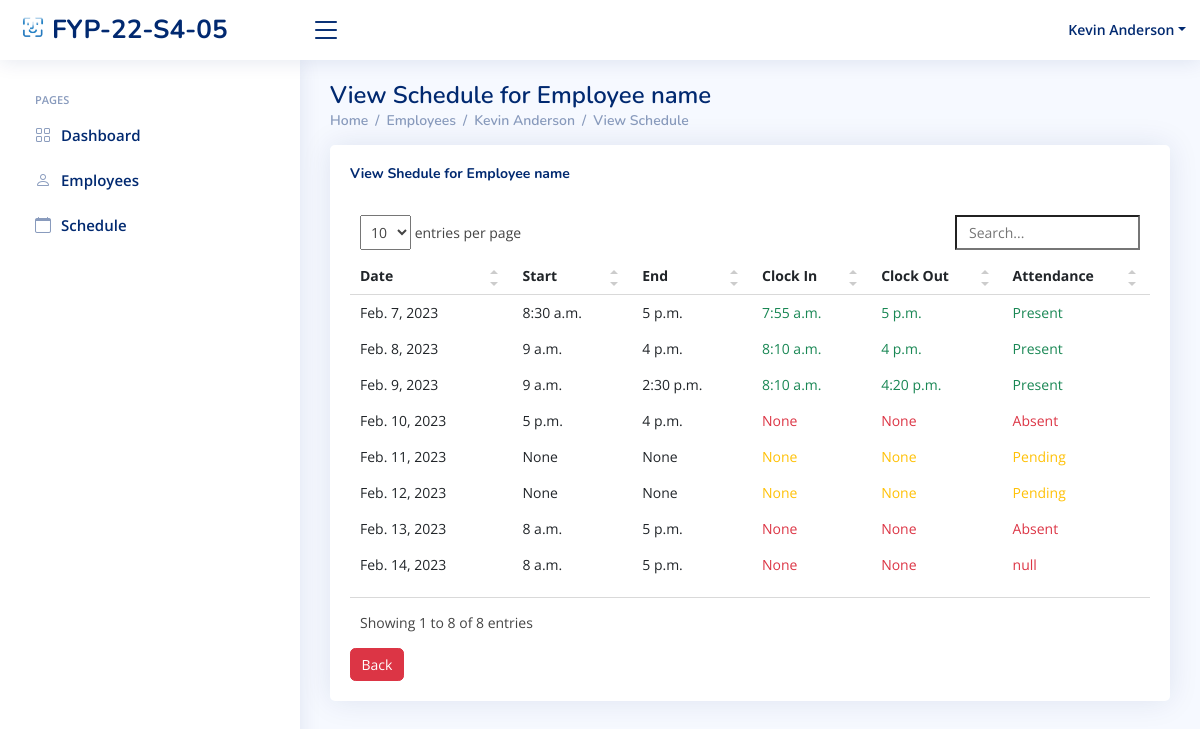
Before: /HR/Employee/Schedule/8/ (signed in) with the older database file.
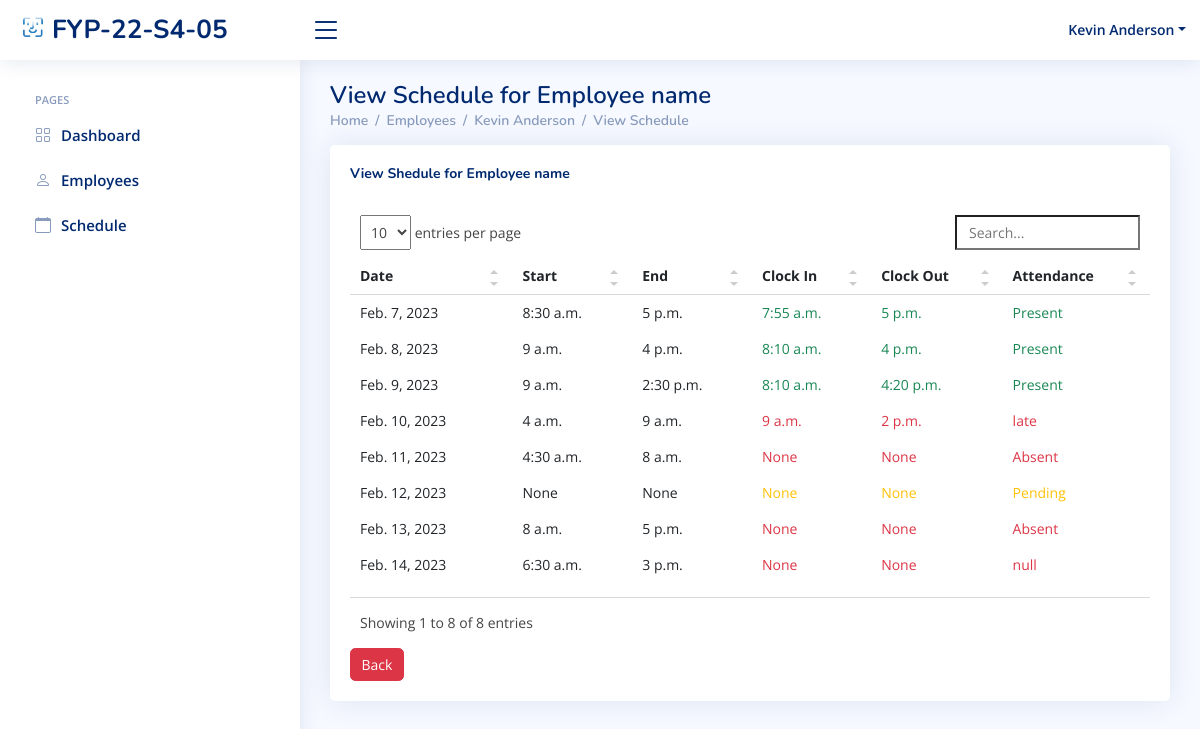
After: the same page with the newer database file.
### index/models.py (models this page shows, shortened)
class Employee(models.Model):
	Employee_ID = models.IntegerField(primary_key=True)
	Full_Name = models.CharField(max_length=100)
	Job_Title = models.CharField(max_length=100)
	Phone_Number = models.CharField(max_length=100)
	salt = models.CharField(max_length=50, null=True)
	Email_Address = models.EmailField()
	Role = models.ForeignKey(Role, on_delete=models.CASCADE)
	Profile_Image = models.ImageField(null=True,blank=True, upload_to='profile_pics/')
	Password = models.CharField(max_length=256)
	Start_Date = models.DateField(auto_now_add=True)

class WorkSchedule(models.Model):
	WorkSchedule_id = models.BigAutoField(primary_key=True)
	Employee = models.ForeignKey(Employee,on_delete=models.DO_NOTHING)
	InTime = models.TimeField(max_length=256, null=True, blank=True)
	OutTime = models.TimeField(max_length=256, null=True, blank=True)
	Mark = models.CharField(max_length=256,null=True)
	StartDate = models.DateField()
	StartTime = models.TimeField(null=True)
	EndTime = models.TimeField(null=True)
	class Meta:
		db_table = 'WorkSchedule'

### index/views/HR.py (the view)
# urls.py: path('HR/Employee/Schedule/<int:Editempid>/', HR.Employee_View_Schedule, name='EmployeeSchedule'),
def Employee_View_Schedule(request,Editempid):
	if 'Employee_ID' in request.session:
		currentEmployee = Employee.objects.get(Employee_ID=request.session['Employee_ID'])
		Emp = Employee.objects.get(Employee_ID=Editempid)
		Emp_Atten = WorkSchedule.objects.filter(Employee_id=Editempid).filter(StartDate__lte=currentDate).order_by('StartDate')
		context={
		'Employee_ID': currentEmployee.Employee_ID,
		'Job_Title': currentEmployee.Job_Title,
		'Full_Name': currentEmployee.Full_Name,
		"Emp_id" :Emp.Employee_ID,
		'Name' : Emp.Full_Name,
		'AttenData':Emp_Atten,
		}
		return render(request, 'HR/employees-view-schedule.html',context)

### templates/HR/employees-view-schedule.html (shortened to what this page needs)
{% extends "index/base.html" %}
{% load static %}
{% block content %}
{% include 'HR/HR_base.html'%}
  <main id="main" class="main">
    <div class="pagetitle">
      <h1>View Schedule for Employee name</h1>
      <nav>
        <ol class="breadcrumb">
          <li class="breadcrumb-item"><a href="{% url 'HR_home' %}">Home</a></li>
          <li class="breadcrumb-item "><a href="{% url 'EmployeesPage' %}">Employees</a></li>
          <li class="breadcrumb-item"><a href="javascript:" onclick='setGetParameter( "{{ Emp_id}} ")'>{{ Name }}</a></li>
            <li class="breadcrumb-item active"><a href="{% url 'EmployeeSchedule' Emp_id %}">View Schedule</a></li>
        </ol>
      </nav>
    </div>
    <section class="section">
      <div class="row">
        <div class="col-lg-12">
          <div class="card recent-sales overflow-auto">
            <div class="card-body">
              <div class="col-lg-12 align-items-center justify-content-center card-title">
                <h5 class="float-start"><b>View Shedule for Employee name</b></h5>
                <br>
              </div>
              <table class="table table-borderless datatable">
                <thead>
                  <tr>
                    <th scope="col">Date</th>
                    <th scope="col">Start</th>
                    <th scope="col">End</th>
                    <th scope="col">Clock In</th>
                    <th scope="col">Clock Out</th>
                    <th scope="col">Attendance</th>
                  </tr>
                </thead>
                <tbody id="bodyitem">
                  {% for Atten in AttenData %}
                  <tr onclick="document.location ='{% url 'EmployeeStatus' Emp_id %}'">
                    <td>{{ Atten.StartDate }}</td>
                    <td>{{ Atten.StartTime }}</td>
                    <td>{{ Atten.EndTime }}</td>
                    {% if Atten.Mark in 'Present' %}
                    <td class="text-success">{{ Atten.InTime }}</td>
                    <td class="text-success">{{ Atten.OutTime }}</td>
                    <td class="text-success">{{ Atten.Mark }}</td>
                    {% elif Atten.Mark in 'Late' %}
                    <td class="text-danger">{{ Atten.InTime }}</td>
                    <td class="text-success">{{ Atten.OutTime }}</td>
                    <td class="text-danger">{{ Atten.Mark }}</td>
                    {% elif Atten.Mark in 'leave early' %}
                    <td class="text-success">{{ Atten.InTime }}</td>
                    <td class="text-danger">{{ Atten.OutTime }}</td>
                    <td class="text-danger">{{ Atten.Mark }}</td>
                    {% elif Atten.Mark in 'Pending' %}
                    <td class="text-warning">{{ Atten.InTime }}</td>
                    <td class="text-warning">{{ Atten.OutTime }}</td>
                    <td class="text-warning">{{ Atten.Mark }}</td>
                    {% else %}
                    <td class="text-danger">{{ Atten.InTime }}</td>
                    <td class="text-danger">{{ Atten.OutTime }}</td>
                    <td class="text-danger">{{ Atten.Mark }}</td>
                    {% endif %}
                  </tr>
                  {% endfor %}
                </tbody>
              </table>
                <button onclick='setGetParameter( "{{ Emp_id}} ")' class="btn btn-danger" >Back</button>
            </div>
          </div>
        </div>
      </div>
    </section>
  </main>
{% endblock content %}

### templates/index/base.html (shortened to what this page needs)
{% load static %}
<!DOCTYPE html>
<html lang="en">
<head>
  <link href="{% static 'assets/vendor/bootstrap/css/bootstrap.min.css' %}" rel="stylesheet">
  <link href="{% static 'assets/vendor/bootstrap-icons/bootstrap-icons.css' %}" rel="stylesheet">
  <link href="{% static 'assets/vendor/boxicons/css/boxicons.min.css' %}" rel="stylesheet">
  <link href="{% static 'assets/vendor/quill/quill.snow.css' %}" rel="stylesheet">
  <link href="{% static 'assets/vendor/quill/quill.bubble.css' %}" rel="stylesheet">
  <link href="{% static 'assets/vendor/remixicon/remixicon.css' %}" rel="stylesheet">
  <link href="{% static 'assets/vendor/simple-datatables/style.css' %}" rel="stylesheet">
  <link href="https://cdnjs.cloudflare.com/ajax/libs/font-awesome/6.2.0/css/all.min.css" rel="stylesheet">
  <link href="{% static 'assets/vendor/fullcalender/css/fullcalendar.print.min.css' %}" rel='stylesheet' media='print' />
  <link href="{% static 'assets/vendor/fullcalender/css/fullcalendar.min.css' %}" rel="stylesheet" />
  <link href="{% static 'assets/vendor/semantic/semantic.min.css' %}" rel="stylesheet" />
</head>
<body>
  {% block content %}{% endblock content %}
 <link href="{% static 'assets/css/style.css' %}" rel="stylesheet">
</body>
</html>

### templates/HR/HR_base.html (shortened to what this page needs)
{% load static %}
  <header id="header" class="header fixed-top d-flex align-items-center">
    <div class="d-flex align-items-center justify-content-between">
      <a href="{% url 'HR_home' %}" class="logo d-flex align-items-center">
        <img src="{% static 'assets/img/logo.png' %}" alt="">
        <span class="d-none d-lg-block">FYP-22-S4-05</span>
      </a>
      <i class="bi bi-list toggle-sidebar-btn"></i>
    </div>
    <nav class="header-nav ms-auto">
      <ul class="d-flex align-items-center">
        <li class="nav-item dropdown pe-3">
          <a class="nav-link nav-profile d-flex align-items-center pe-0" href="{% url 'HR_Profile' %}" data-bs-toggle="dropdown">
            <span class="d-none d-md-block dropdown-toggle ps-2">{{ Full_Name }}</span>
          </a>
        </li>
      </ul>
    </nav>
  </header>
  <aside id="sidebar" class="sidebar">
    <ul class="sidebar-nav" id="sidebar-nav">
      <li class="nav-heading">Pages</li>
      <li class="nav-item">
        <a class="nav-link collapsed" href="{%  url 'HR_home' %}">
          <i class="bi bi-grid"></i>
          <span>Dashboard</span>
        </a>
      </li>
      <li class="nav-item">
        <a class="nav-link collapsed" href="{% url 'EmployeesPage' %}">
          <i class="bi bi-person"></i>
          <span>Employees</span>
        </a>
      </li>
      <li class="nav-item">
        <a class="nav-link collapsed" href="{% url 'View_Schedule' %}">
          <i class="bi bi-calendar"></i>
          <span>Schedule</span>
        </a>
      </li>
  </aside>

### static/assets/css/style.css (style rules this page uses)
:root { scroll-behavior: smooth; }
body { font-family: "Open Sans", sans-serif; background: #f6f9ff; color: #444444; }
a { color: #4154f1; text-decoration: none; }
h1, h2, h3, h4, h5, h6 { font-family: "Nunito", sans-serif; }
#main { margin-top: 60px; padding: 20px 30px; transition: all 0.3s; }
.pagetitle { margin-bottom: 10px; }
.pagetitle h1 { font-size: 24px; margin-bottom: 0; font-weight: 600; color: #012970; }
.card { margin-bottom: 30px; border: none; border-radius: 5px; box-shadow: 0px 0 30px rgba(1, 41, 112, 0.1); }
.card-title { padding: 20px 0 15px 0; font-size: 18px; font-weight: 500; color: #012970; font-family: "Poppins", sans-serif; }
.card-body { padding: 0 20px 20px 20px; }
.breadcrumb { font-size: 14px; font-family: "Nunito", sans-serif; color: #899bbd; font-weight: 600; }
.breadcrumb a { color: #899bbd; transition: 0.3s; }
.breadcrumb .breadcrumb-item::before { color: #899bbd; }
.breadcrumb .active { color: #51678f; font-weight: 600; }
.logo { line-height: 1; }
@media (min-width: 1200px) { .logo { width: 280px; } }
.logo img { max-height: 26px; margin-right: 6px; }
.logo span { font-size: 26px; font-weight: 700; color: #012970; font-family: "Nunito", sans-serif; }
.header { transition: all 0.5s; z-index: 997; height: 60px; box-shadow: 0px 2px 20px rgba(1, 41, 112, 0.1); background-color: #fff; padding-left: 20px; }
.header .toggle-sidebar-btn { font-size: 32px; padding-left: 10px; cursor: pointer; color: #012970; }
.header-nav ul { list-style: none; }
.header-nav>ul { margin: 0; padding: 0; }
.header-nav .nav-profile { color: #012970; }
.header-nav .nav-profile span { font-size: 14px; font-weight: 600; }
.sidebar { position: fixed; top: 60px; left: 0; bottom: 0; width: 300px; z-index: 996; transition: all 0.3s; padding: 20px; overflow-y: auto; scrollbar-width: thin; scrollbar-color: #aab7cf transparent; box-shadow: 0px 0px 20px rgba(1, 41, 112, 0.1); background-color: #fff; }
@media (min-width: 1200px) { #main, #footer { margin-left: 300px; } }
.sidebar-nav { padding: 0; margin: 0; list-style: none; }
.sidebar-nav li { padding: 0; margin: 0; list-style: none; }
.sidebar-nav .nav-item { margin-bottom: 5px; }
.sidebar-nav .nav-heading { font-size: 11px; text-transform: uppercase; color: #899bbd; font-weight: 600; margin: 10px 0 5px 15px; }
.sidebar-nav .nav-link { display: flex; align-items: center; font-size: 15px; font-weight: 600; color: #4154f1; transition: 0.3; background: #f6f9ff; padding: 10px 15px; border-radius: 4px; }
.sidebar-nav .nav-link i { font-size: 16px; margin-right: 10px; color: #4154f1; }
.sidebar-nav .nav-link.collapsed { color: #012970; background: #fff; }
.sidebar-nav .nav-link.collapsed i { color: #899bbd; }

Changed rows visible on the page:
changed WorkSchedule: StartTime "5 p.m." → "4 a.m."; EndTime "4 p.m." → "9 a.m."; InTime "None" → "9 a.m."; OutTime "None" → "2 p.m."; Mark "Absent" → "late"
changed WorkSchedule "Feb. 11, 2023": StartTime "None" → "4:30 a.m."; EndTime "None" → "8 a.m."; Mark "Pending" → "Absent"
changed WorkSchedule "Feb. 14, 2023": StartTime "8 a.m." → "6:30 a.m."; EndTime "5 p.m." → "3 p.m."
